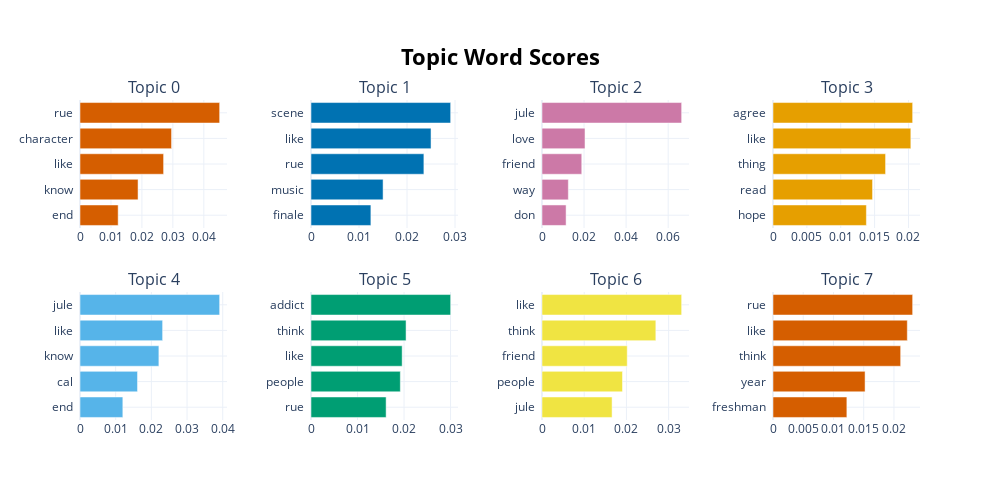

Notebook code cell kept with this figure:
### Code cell
model.visualize_barchart(top_n_topics=8)

### Figure 1 — Plotly figure (JSON) as saved in the notebook; plotly's stock layout.template omitted (floating-point values rounded to 4 significant figures)
{"data": [{"marker": {"color": "#D55E00"}, "orientation": "h", "type": "bar", "x": [0.01233, 0.01875, 0.02701, 0.02958, 0.04511], "xaxis": "x", "y": ["end  ", "know  ", "like  ", "character  ", "rue  "], "yaxis": "y"}, {"marker": {"color": "#0072B2"}, "orientation": "h", "type": "bar", "x": [0.01248, 0.01502, 0.02352, 0.02501, 0.02909], "xaxis": "x2", "y": ["finale  ", "music  ", "rue  ", "like  ", "scene  "], "yaxis": "y2"}, {"marker": {"color": "#CC79A7"}, "orientation": "h", "type": "bar", "x": [0.01146, 0.01253, 0.01891, 0.02045, 0.06641], "xaxis": "x3", "y": ["don  ", "way  ", "friend  ", "love  ", "jule  "], "yaxis": "y3"}, {"marker": {"color": "#E69F00"}, "orientation": "h", "type": "bar", "x": [0.01379, 0.0147, 0.01662, 0.02035, 0.02062], "xaxis": "x4", "y": ["hope  ", "read  ", "thing  ", "like  ", "agree  "], "yaxis": "y4"}, {"marker": {"color": "#56B4E9"}, "orientation": "h", "type": "bar", "x": [0.01201, 0.01612, 0.0221, 0.02315, 0.03913], "xaxis": "x5", "y": ["end  ", "cal  ", "know  ", "like  ", "jule  "], "yaxis": "y5"}, {"marker": {"color": "#009E73"}, "orientation": "h", "type": "bar", "x": [0.01615, 0.0192, 0.0196, 0.02044, 0.03002], "xaxis": "x6", "y": ["rue  ", "people  ", "like  ", "think  ", "addict  "], "yaxis": "y6"}, {"marker": {"color": "#F0E442"}, "orientation": "h", "type": "bar", "x": [0.01661, 0.01907, 0.02019, 0.02697, 0.03309], "xaxis": "x7", "y": ["jule  ", "people  ", "friend  ", "think  ", "like  "], "yaxis": "y7"}, {"marker": {"color": "#D55E00"}, "orientation": "h", "type": "bar", "x": [0.01222, 0.01523, 0.02111, 0.02221, 0.02309], "xaxis": "x8", "y": ["freshman  ", "year  ", "think  ", "like  ", "rue  "], "yaxis": "y8"}], "layout": {"annotations": [{"font": {"size": 16}, "showarrow": false, "text": "Topic 0", "x": 0.0875, "xanchor": "center", "xref": "paper", "y": 1, "yanchor": "bottom", "yref": "paper"}, {"font": {"size": 16}, "showarrow": false, "text": "Topic 1", "x": 0.3625, "xanchor": "center", "xref": "paper", "y": 1, "yanchor": "bottom", "yref": "paper"}, {"font": {"size": 16}, "showarrow": false, "text": "Topic 2", "x": 0.6375, "xanchor": "center", "xref": "paper", "y": 1, "yanchor": "bottom", "yref": "paper"}, {"font": {"size": 16}, "showarrow": false, "text": "Topic 3", "x": 0.9125, "xanchor": "center", "xref": "paper", "y": 1, "yanchor": "bottom", "yref": "paper"}, {"font": {"size": 16}, "showarrow": false, "text": "Topic 4", "x": 0.0875, "xanchor": "center", "xref": "paper", "y": 0.4, "yanchor": "bottom", "yref": "paper"}, {"font": {"size": 16}, "showarrow": false, "text": "Topic 5", "x": 0.3625, "xanchor": "center", "xref": "paper", "y": 0.4, "yanchor": "bottom", "yref": "paper"}, {"font": {"size": 16}, "showarrow": false, "text": "Topic 6", "x": 0.6375, "xanchor": "center", "xref": "paper", "y": 0.4, "yanchor": "bottom", "yref": "paper"}, {"font": {"size": 16}, "showarrow": false, "text": "Topic 7", "x": 0.9125, "xanchor": "center", "xref": "paper", "y": 0.4, "yanchor": "bottom", "yref": "paper"}], "height": 500, "hoverlabel": {"bgcolor": "white", "font": {"family": "Rockwell", "size": 16}}, "showlegend": false, "title": {"font": {"color": "Black", "size": 22}, "text": "<b>Topic Word Scores", "x": 0.5, "xanchor": "center", "yanchor": "top"}, "width": 1000, "xaxis": {"anchor": "y", "domain": [0, 0.175], "showgrid": true}, "xaxis2": {"anchor": "y2", "domain": [0.275, 0.45], "showgrid": true}, "xaxis3": {"anchor": "y3", "domain": [0.55, 0.725], "showgrid": true}, "xaxis4": {"anchor": "y4", "domain": [0.825, 1], "showgrid": true}, "xaxis5": {"anchor": "y5", "domain": [0, 0.175], "showgrid": true}, "xaxis6": {"anchor": "y6", "domain": [0.275, 0.45], "showgrid": true}, "xaxis7": {"anchor": "y7", "domain": [0.55, 0.725], "showgrid": true}, "xaxis8": {"anchor": "y8", "domain": [0.825, 1], "showgrid": true}, "yaxis": {"anchor": "x", "domain": [0.6, 1], "showgrid": true}, "yaxis2": {"anchor": "x2", "domain": [0.6, 1], "showgrid": true}, "yaxis3": {"anchor": "x3", "domain": [0.6, 1], "showgrid": true}, "yaxis4": {"anchor": "x4", "domain": [0.6, 1], "showgrid": true}, "yaxis5": {"anchor": "x5", "domain": [0, 0.4], "showgrid": true}, "yaxis6": {"anchor": "x6", "domain": [0, 0.4], "showgrid": true}, "yaxis7": {"anchor": "x7", "domain": [0, 0.4], "showgrid": true}, "yaxis8": {"anchor": "x8", "domain": [0, 0.4], "showgrid": true}}}
